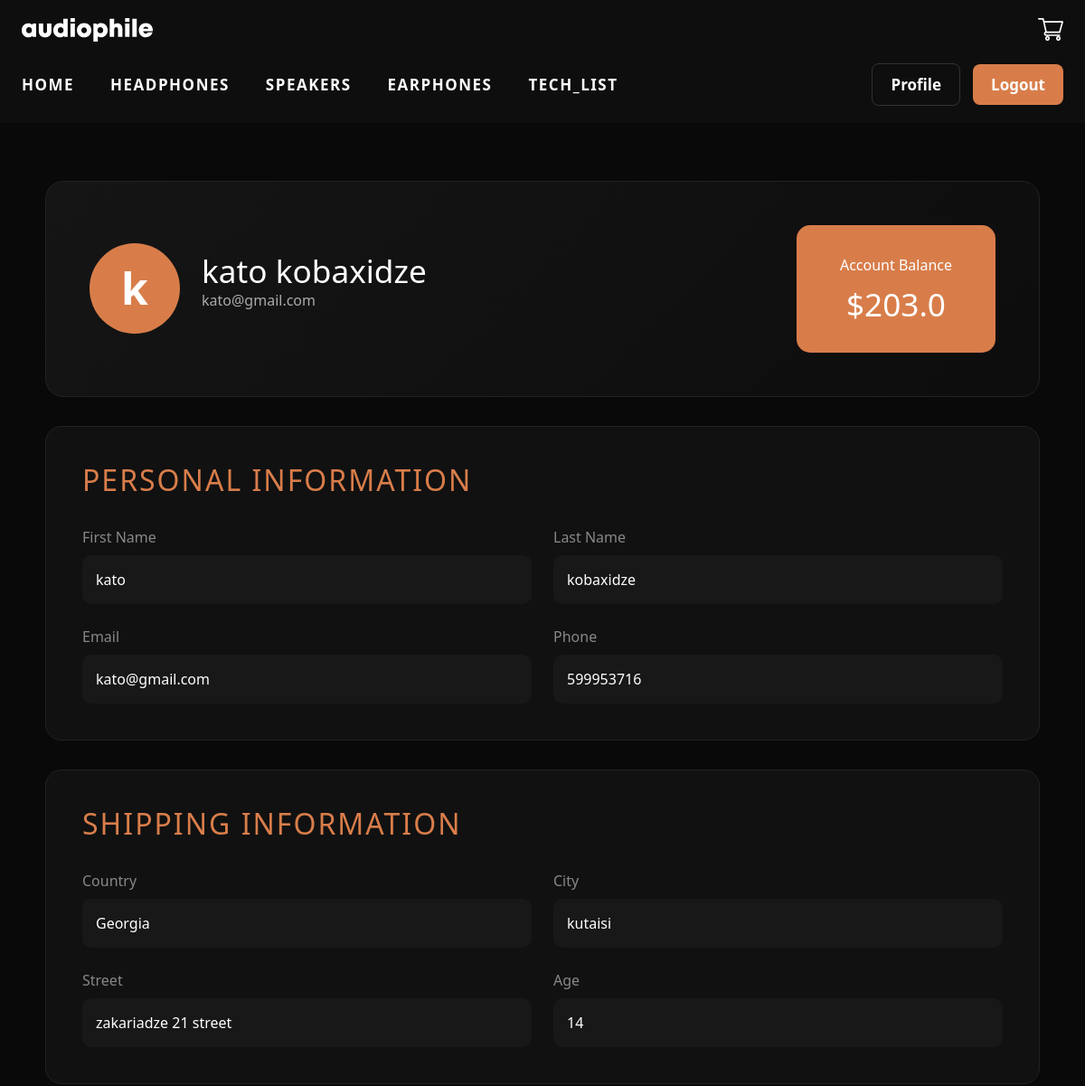
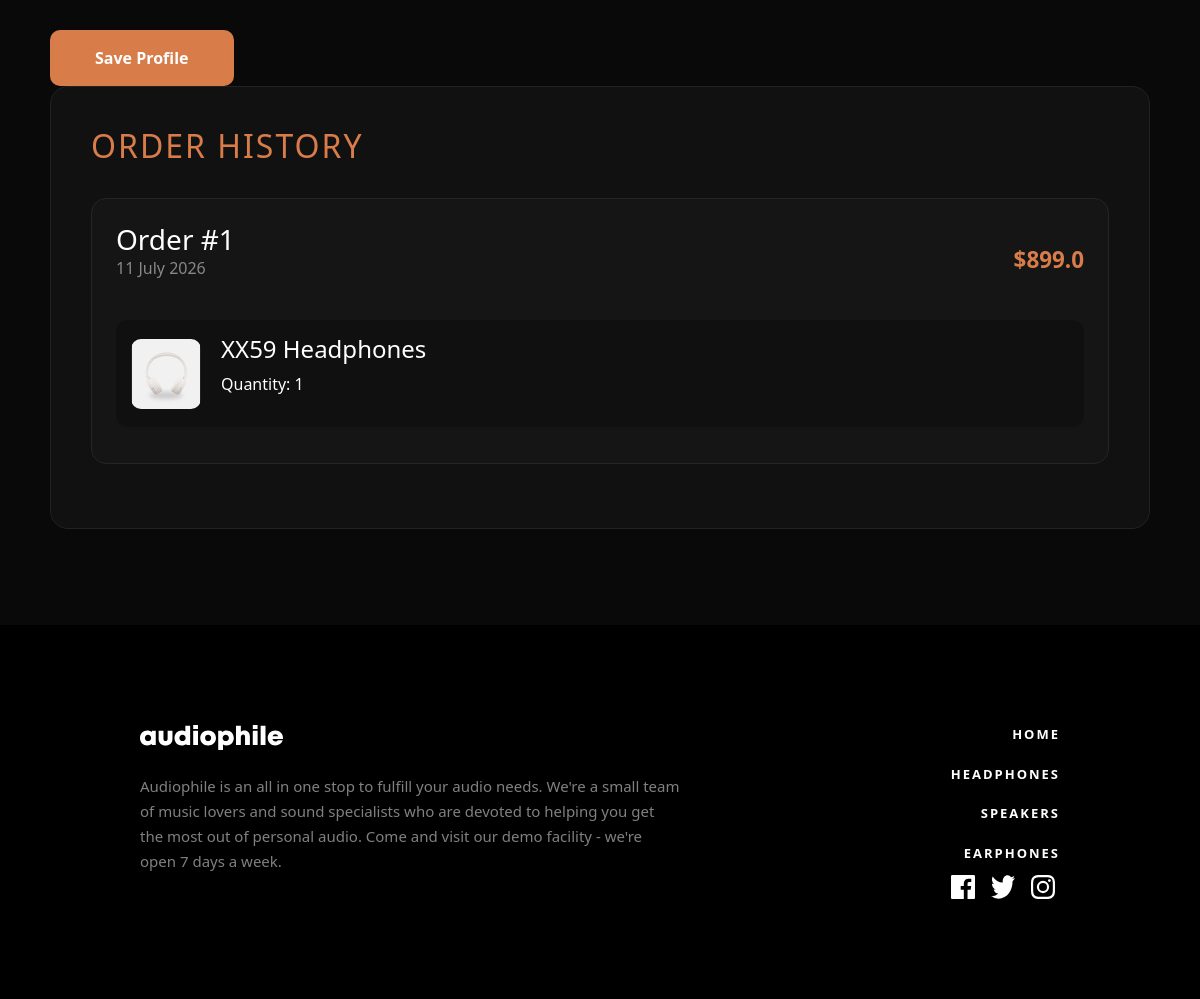
Screenshot of /profile (signed in) with the database file from the repository (2 pictures, top to bottom).
### models.py (models this page shows)
class User(db.Model):
    __tablename__ = "users"
    id = db.Column(db.Integer, primary_key=True)
    username = db.Column(db.String(50), unique=True, nullable=False)
    email = db.Column(db.String(120), unique=True, nullable=False)
    password = db.Column(db.String(255), nullable=False)
    first_name = db.Column(db.String(50))
    last_name = db.Column(db.String(50))
    country = db.Column(db.String(50))
    city = db.Column(db.String(50))
    street = db.Column(db.String(150))
    age = db.Column(db.Integer)
    phone = db.Column(db.String(20))
    balance = db.Column(db.Float, default=5000)
    orders = db.relationship(
    "Order",
    back_populates="user",
    lazy=True
)

class Order(db.Model):
    __tablename__ = "orders"
    id = db.Column(db.Integer, primary_key=True)
    user_id = db.Column(
        db.Integer,
        db.ForeignKey("users.id"),
        nullable=False
    )
    total_price = db.Column(
        db.Float,
        nullable=False
    )
    created_at = db.Column(
        db.DateTime,
        default=datetime.utcnow
    )
    user = db.relationship(
        "User",
        back_populates="orders"
    )
    items = db.relationship(
        "OrderItem",
        back_populates="order",
        cascade="all, delete-orphan",
        lazy=True
    )

class OrderItem(db.Model):
    __tablename__ = "order_items"
    id = db.Column(
        db.Integer,
        primary_key=True
    )
    order_id = db.Column(
        db.Integer,
        db.ForeignKey("orders.id"),
        nullable=False
    )
    product_id = db.Column(
        db.Integer,
        db.ForeignKey("products.id"),
        nullable=False
    )
    quantity = db.Column(
        db.Integer,
        default=1,
        nullable=False
    )
    price = db.Column(
        db.Float,
        nullable=False
    )
    order = db.relationship(
        "Order",
        back_populates="items"
    )
    product = db.relationship(
        "Product"
    )

class Product(db.Model):
    __tablename__ = "products"
    id = db.Column(db.Integer, primary_key=True)
    slug = db.Column(db.String(100), unique=True, nullable=False)
    name = db.Column(db.String(200), nullable=False)
    price = db.Column(db.Integer, nullable=False)
    description = db.Column(db.Text)
    features = db.Column(db.Text)
    image = db.Column(db.String(255))
    gallery = db.relationship(
        "ProductGallery",
        backref="product",
        lazy=True,
        cascade="all, delete-orphan"
    )
    box_items = db.relationship(
        "ProductBoxItem",
        backref="product",
        lazy=True,
        cascade="all, delete-orphan"
    )

### routes.py (the view, shortened to what this page needs)
@app.route("/profile", methods=["GET", "POST"])
def profile():
    if "user_id" not in session:
        return redirect(url_for("login"))
    user = User.query.get(session["user_id"])
    return render_template(
        "profile.html",
        user=user,
        orders=user.orders
    )

### templates/profile.html (shortened to what this page needs)
{% extends "base.html" %}  {% block styles %}
<link
  rel="stylesheet"
  href="{{ url_for('static', filename='css/profile.css') }}"
/>
{% endblock %} {% block content %}
<div class="profile-page">
  <div class="profile-container">
    <div class="profile-hero">
      <div class="user-area">
        <div class="avatar">{{ user.first_name[0] }}</div>
        <div>
          <h1>{{ user.first_name }} {{ user.last_name }}</h1>
          <p>{{ user.email }}</p>
        </div>
      </div>
      <div class="balance-card">
        <span> Account Balance </span>
        <h2>${{ user.balance }}</h2>
      </div>
    </div>
    <form method="POST">
      <div class="section">
        <h2 class="section-title">Personal Information</h2>
        <div class="grid">
          <div class="field">
            <label> First Name </label>
            <div class="value">{{ user.first_name }}</div>
          </div>
          <div class="field">
            <label> Last Name </label>
            <div class="value">{{ user.last_name }}</div>
          </div>
          <div class="field">
            <label> Email </label>
            <div class="value">{{ user.email }}</div>
          </div>
          <div class="field">
            <label> Phone </label>
            {% if user.phone %}
            <div class="value">{{ user.phone }}</div>
            {% else %}
            <input name="phone" placeholder="Add phone number" />
            {% endif %}
          </div>
        </div>
      </div>
      <div class="section">
        <h2 class="section-title">Shipping Information</h2>
        <div class="grid">
          <div class="field">
            <label> Country </label>
            {% if user.country %}
            <div class="value">{{ user.country }}</div>
            {% else %}
            <input name="country" placeholder="Add country" />
            {% endif %}
          </div>
          <div class="field">
            <label> City </label>
            {% if user.city %}
            <div class="value">{{ user.city }}</div>
            {% else %}
            <input name="city" placeholder="Add city" />
            {% endif %}
          </div>
          <div class="field">
            <label> Street </label>
            {% if user.street %}
            <div class="value">{{ user.street }}</div>
            {% else %}
            <input name="street" placeholder="Add street" />
            {% endif %}
          </div>
          <div class="field">
            <label> Age </label>
            {% if user.age %}
            <div class="value">{{ user.age }}</div>
            {% else %}
            <input type="number" name="age" placeholder="Add age" />
            {% endif %}
          </div>
        </div>
      </div>
      <button class="save-btn">Save Profile</button>
    </form>
    <div class="section">
      <h2 class="section-title">Order History</h2>
      {% if orders %} {% for order in orders %}
      <div class="order-card">
        <div class="order-header">
          <div>
            <h3>Order #{{ order.id }}</h3>
            <p>{{ order.created_at.strftime("%d %B %Y") }}</p>
          </div>
          <div class="order-price">${{ order.total_price }}</div>
        </div>
        <div class="order-products">
          {% for item in order.items %}
          <div class="product-row">
            <img
              src="{{ url_for('static', filename=item.product.image) }}"
              alt="{{ item.product.name }}"
            />
            <div>
              <h4>{{ item.product.name }}</h4>
              <p>Quantity: {{ item.quantity }}</p>
            </div>
          </div>
          {% endfor %}
        </div>
      </div>
      {% endfor %} {% else %}
      <div class="value">No previous orders</div>
      {% endif %}
    </div>
  </div>
</div>
{% endblock %}

### static/css/global.css (style rules this page uses)
* { margin: 0; padding: 0; box-sizing: border-box; }
body { background: #ffffff; color: #000000; overflow-x: hidden; text-decoration: none; }
a, button { color: inherit; }
button { font: inherit; }
img { max-width: 100%; height: auto; }

### static/css/profile.css (style rules this page uses)
.profile-page { background: #090909; min-height: calc(100vh - 120px); padding: 4rem 1.5rem; color: white; }
.profile-container { max-width: 1100px; margin: auto; }
.profile-hero { background: linear-gradient(135deg, #151515, #0d0d0d); padding: 3rem; border-radius: 20px; display: flex; justify-content: space-between; align-items: center; border: 1px solid #222; margin-bottom: 2rem; }
.user-area { display: flex; align-items: center; gap: 1.5rem; }
.avatar { width: 100px; height: 100px; background: #d87d4a; border-radius: 50%; display: flex; align-items: center; justify-content: center; font-size: 3rem; font-weight: bold; }
.user-area h1 { margin: 0; font-size: 2.2rem; }
.user-area p { color: #aaa; }
.balance-card { background: #d87d4a; padding: 2rem 3rem; border-radius: 15px; text-align: center; }
.balance-card h2 { font-size: 2.2rem; margin: 10px 0 0; }
.section { background: #111; padding: 2.5rem; border-radius: 18px; margin-bottom: 2rem; border: 1px solid #222; }
.section-title { color: #d87d4a; text-transform: uppercase; letter-spacing: 2px; margin-bottom: 2rem; }
.grid { display: grid; grid-template-columns: repeat(2, 1fr); gap: 1.5rem; }
.field label { display: block; color: #888; margin-bottom: 8px; }
.value { background: #181818; padding: 15px; border-radius: 10px; }
.save-btn { background: #d87d4a; color: white; border: none; padding: 16px 45px; border-radius: 10px; font-weight: bold; cursor: pointer; }
.order-card { background: #151515; border: 1px solid #252525; border-radius: 15px; padding: 1.5rem; margin-bottom: 1.5rem; }
.order-header { display: flex; justify-content: space-between; align-items: center; margin-bottom: 1.5rem; }
.order-header h3 { margin: 0; }
.order-header p { color: #888; }
.order-price { color: #d87d4a; font-size: 1.4rem; font-weight: bold; }
.product-row { display: flex; align-items: center; gap: 20px; background: #101010; padding: 15px; border-radius: 12px; margin-bottom: 12px; }
.product-row img { width: 70px; height: 70px; object-fit: contain; background: #222; border-radius: 10px; }
.product-row h4 { margin: 0 0 8px; }

### rows the page displays
User: first_name "k", first_name "kato", last_name "kobaxidze", email "kato@gmail.com", balance "203.0", phone "599953716", country "Georgia", city "kutaisi", street "zakariadze 21 street", age "14"
Order: id "1", created_at "11 July 2026", total_price "899.0"
OrderItem: image (picture), product.name "XX59 Headphones", quantity "1"
